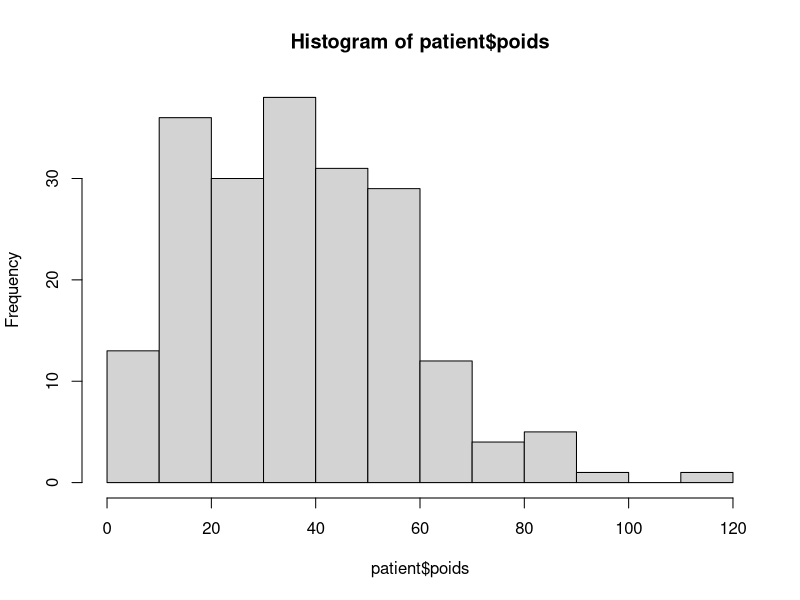
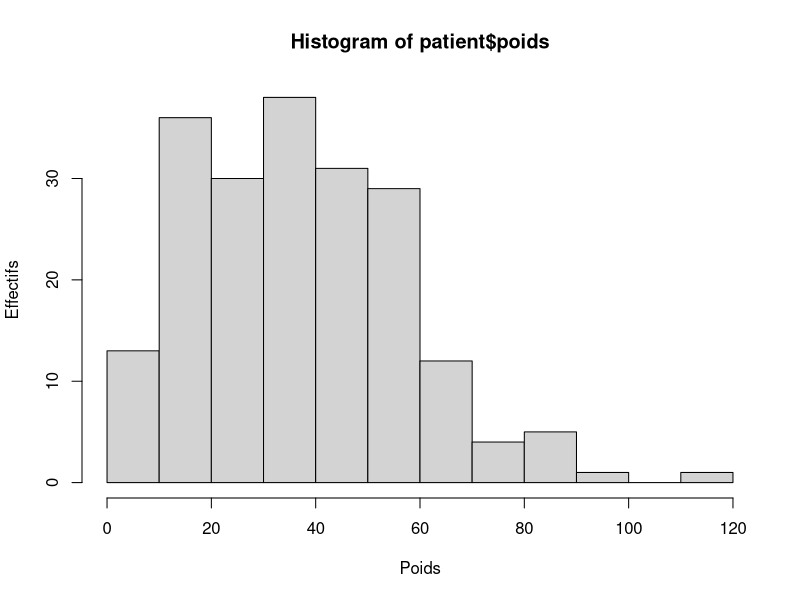
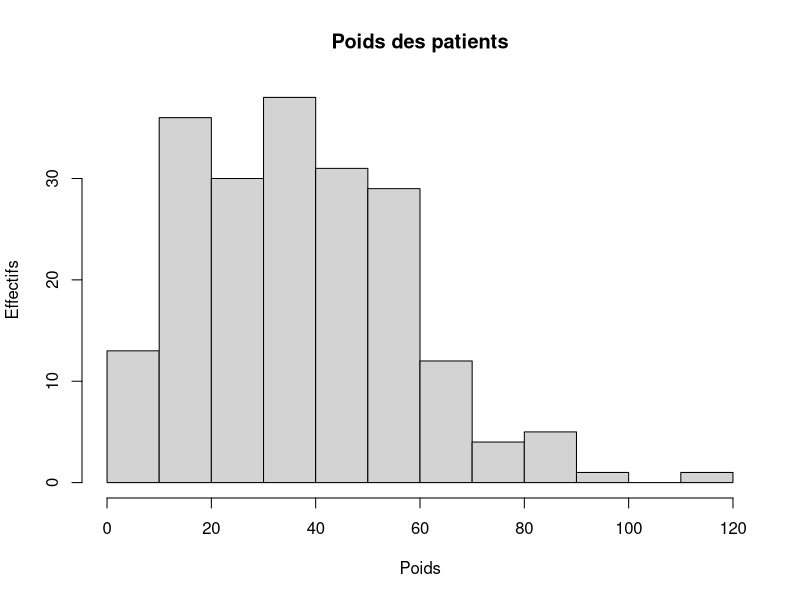
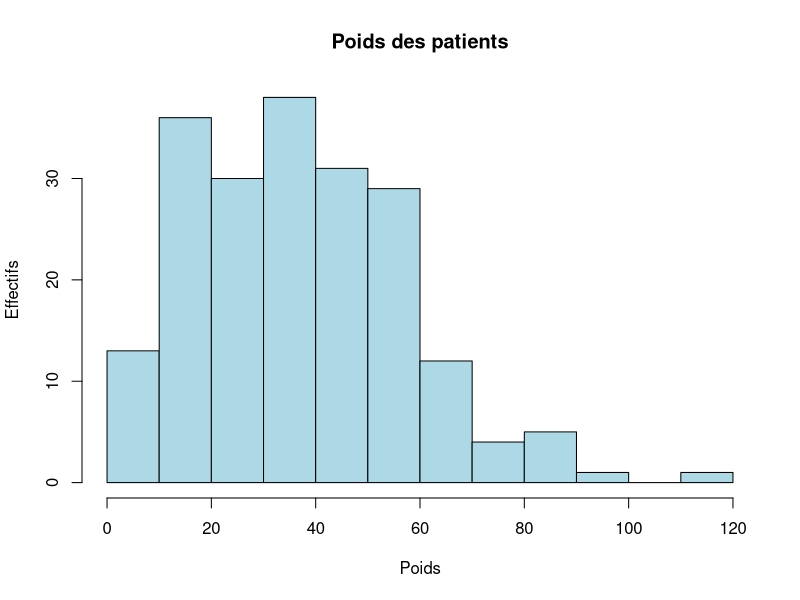
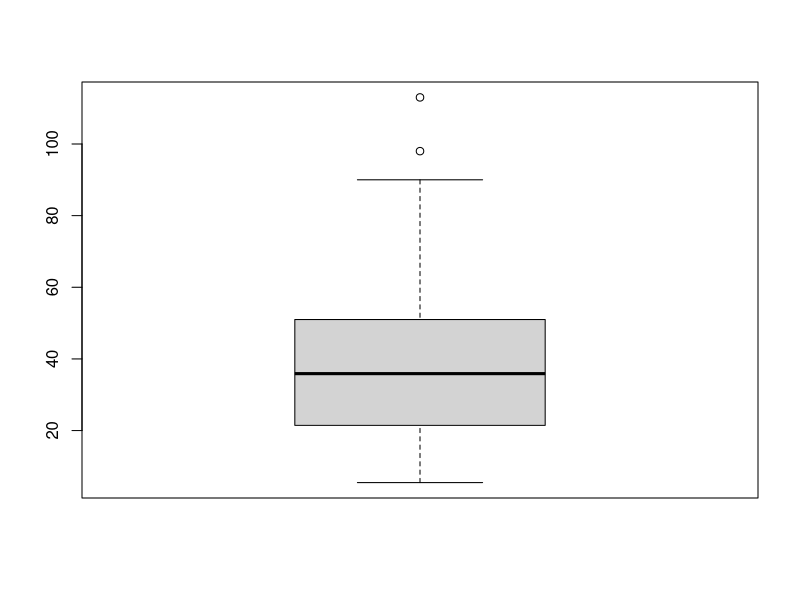
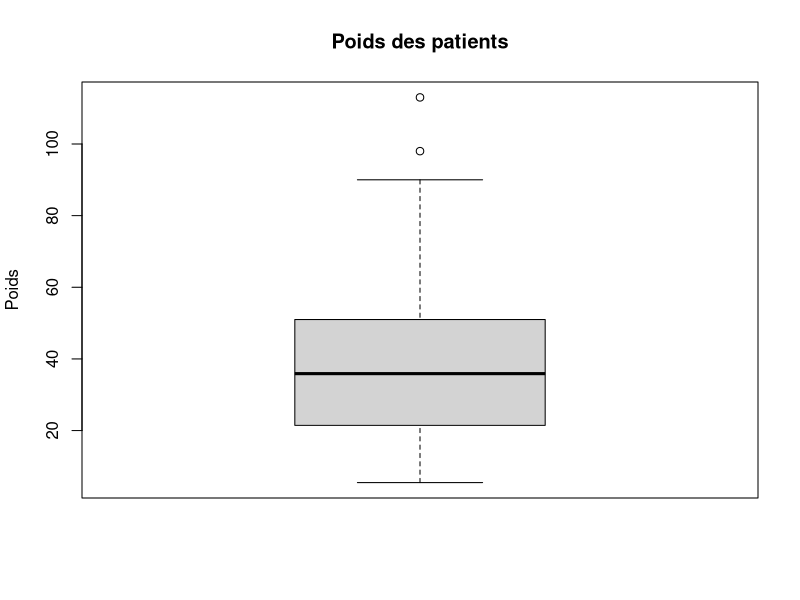
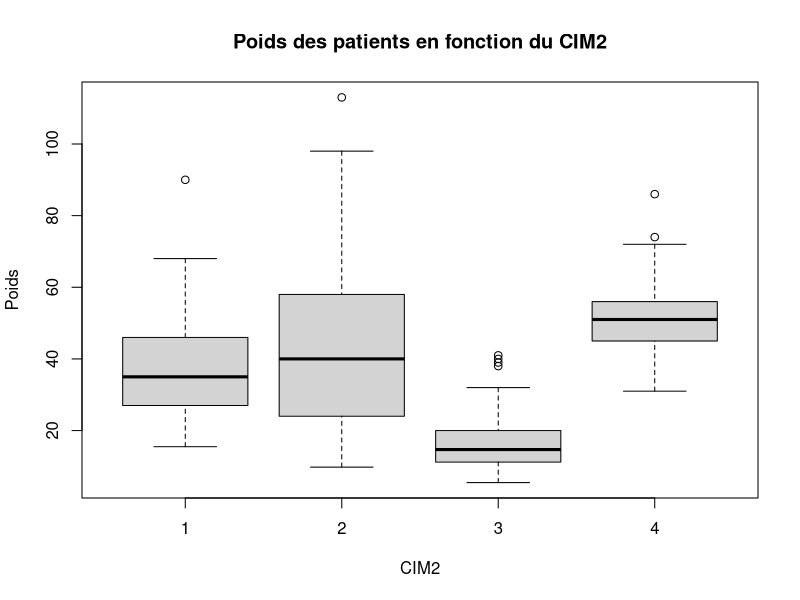
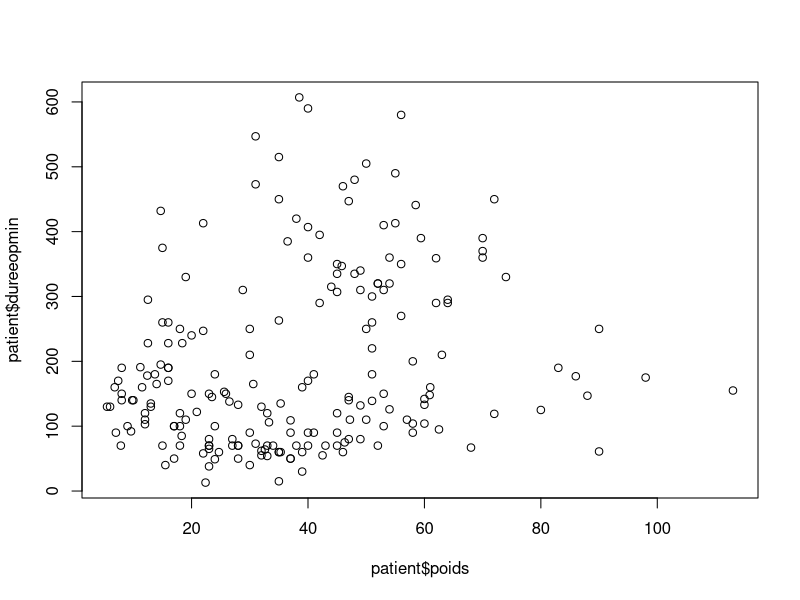

The R script that drew these images, in order:
## ---- chunk 1
knitr::opts_chunk$set(echo = TRUE)
library(ggrepel)
require(tidyverse)
patient <- read_csv("data/patient.csv")
## ---- chunk 2
hist(patient$poids)
## ---- chunk 3
hist(patient$poids,xlab="Poids",ylab="Effectifs")
## ---- chunk 4
hist(patient$poids,xlab="Poids",ylab="Effectifs",main="Poids des patients")
## ---- chunk 5
hist(patient$poids,xlab="Poids",ylab="Effectifs",main="Poids des patients",col="lightblue")
## ---- chunk 6
boxplot(patient$poids)
## ---- chunk 7
boxplot(patient$poids,ylab="Poids",main="Poids des patients")

## ---- chunk 8
boxplot(poids ~ CIM2, data = patient,ylab="Poids",main="Poids des patients en fonction du CIM2") 
## ---- chunk 9
plot(patient$poids,patient$dureeopmin)
## ---- chunk 10
plot(patient$poids,patient$dureeopmin,xlab="Poids",ylab="Durée opération en minutes")
## ---- chunk 11
plot(dureeopmin ~ poids,data=patient,xlab="Poids",ylab="Durée opération en minutes")
## ---- chunk 12
coefficients <- lm(dureeopmin ~ poids,data=patient)
plot(patient$poids,patient$dureeopmin,xlab="Poids",ylab="Durée opération en minutes")
abline(coefficients)
## ---- chunk 13
coefficients <- lm(dureeopmin~poids,data=patient)
plot(patient$poids,patient$dureeopmin,xlab="Poids",ylab="Durée opération en minutes",
     xlim=c(0,150),ylim=c(0,600),type="n")
abline(coefficients)
text(patient$poids,patient$dureeopmin,patient$UID)
## ---- chunk 14
png("figure-1.png")
coefficients <- lm(dureeopmin~poids,data=patient)
plot(patient$poids,patient$dureeopmin,xlab="Poids",ylab="Durée opération en minutes",
     xlim=c(0,150),ylim=c(0,600))
abline(coefficients)
dev.off()
## ---- chunk 15
tableau <- table(patient$sexe)
barplot(tableau, main = "sexe", ylab = "Effectifs")
## ---- chunk 16
tableau <- table(patient$CIM2,patient$sexe)
barplot(tableau, main = "CIM2", ylab = "Effectifs")
## ---- chunk 17
library(ggplot2)
## ---- chunk 18
ggplot(patient)
## ---- chunk 19
ggplot(patient,aes(poids))
## ---- chunk 20
ggplot(patient,aes(poids))+geom_histogram()
## ---- chunk 21
ggplot(patient,aes(poids))+geom_histogram()+
  scale_x_continuous(limits = c(0,150)) +
  scale_y_continuous(limits = c(0,20))
## ---- chunk 22
ggplot(patient,aes(poids))+geom_histogram(bins=10)+
  scale_x_continuous(limits = c(0,150))
## ---- chunk 23
ggplot(patient,aes(poids))+geom_histogram()+
  scale_x_continuous(limits = c(0,150)) + 
  ggtitle("Poids des patients") + 
  xlab("Poids") + 
  ylab("Effectifs")
## ---- chunk 24
ggplot(patient,aes(poids))+geom_histogram(fill ="lightblue", colour = "black")+
  scale_x_continuous(limits = c(0,150)) + 
  ggtitle("Poids des patients") + 
  xlab("Poids") + 
  ylab("Effectifs")
## ---- chunk 25
ggplot(patient,aes(poids,fill=sexe))+geom_histogram(color="black")+
  scale_x_continuous(limits = c(0,150)) + 
  ggtitle("Poids des patients") + 
  xlab("Poids") + 
  ylab("Effectifs")
## ---- chunk 26
ggplot(patient,aes(poids,fill=sexe))+geom_histogram(color="black")+
  scale_x_continuous(limits = c(0,150)) + 
  ggtitle("Poids des patients") + 
  xlab("Poids") + 
  ylab("Effectifs") +
  facet_grid(sexe ~ .)
## ---- chunk 27
ggplot(patient,aes(poids))+geom_histogram(color="black")+
  scale_x_continuous(limits = c(0,150)) + 
  ggtitle("Poids des patients") + 
  xlab("Poids") + 
  ylab("Effectifs") +
  facet_grid(sexe ~ Hopital)
## ---- chunk 28
ggplot(patient,aes(poids))+geom_histogram(aes(y = ..density..),color="black")+
  scale_x_continuous(limits = c(0,150)) + 
  ggtitle("Poids des patients") + 
  xlab("Poids") + 
  ylab("Densité") +
  facet_grid(sexe ~ Hopital)

## ---- chunk 29
ggplot(patient,aes(x=poids,fill=sexe))+geom_boxplot()+
  ggtitle("Poids des patients") + 
  xlab("Poids") + 
  ylab("Densité") +
  facet_grid(Hopital ~ .)
## ---- chunk 30
ggplot(patient,aes(x=sexe,y=poids))+geom_boxplot()+
  ggtitle("Poids des patients") + 
  xlab("Poids") + 
  ylab("Densité") +
  facet_grid(Hopital ~ .)
## ---- chunk 31
ggplot(patient,aes(poids))+geom_boxplot()+
  ggtitle("Poids des patients") + 
  xlab("Poids") + 
  ylab("Densité") +
  facet_grid(sexe ~ Hopital)
## ---- chunk 32
ggplot(patient,aes(x=poids,y=dureeopmin))+geom_point(aes(col=sexe))+
  ggtitle("Caractéristiques des patients") + 
  xlab("Poids") + 
  ylab("Durée de l'opération en minutes") 
## ---- chunk 33
ggplot(patient,aes(x=poids,y=dureeopmin))+geom_point(aes(col=sexe))+
  ggtitle("Caractéristiques des patients") + 
  xlab("Poids") + 
  ylab("Durée de l'opération en minutes") +
  facet_grid(CIM2 ~ Hopital)
## ---- chunk 34
patient$Gravité <- LETTERS[5 - patient$CIM2]
ggplot(patient,aes(x=poids,y=dureeopmin))+geom_point(aes(col=sexe))+
  ggtitle("Caractéristiques des patients") + 
  xlab("Poids") + 
  ylab("Durée de l'opération en minutes") +
  facet_grid(Gravité ~ Hopital)
## ---- chunk 35
ggplot(patient,aes(x=poids,y=dureeopmin))+geom_point(aes(col=sexe))+
  geom_smooth(method="lm") +
  ggtitle("Caractéristiques des patients") + 
  xlab("Poids") + 
  ylab("Durée de l'opération en minutes") +
  facet_grid(CIM2 ~ Hopital)
## ---- chunk 36
ggplot(patient,aes(x=poids,y=dureeopmin))+geom_point(aes(col=sexe))+
  geom_smooth() +
  ggtitle("Caractéristiques des patients") + 
  xlab("Poids") + 
  ylab("Durée de l'opération en minutes") +
  facet_grid(CIM2 ~ Hopital)
## ---- chunk 37
ggplot(patient,aes(x=vitaux,y=totalechelle))+geom_point(aes(col=sexe))+
  geom_smooth(se=FALSE) +
  ggtitle("Caractéristiques des patients") + 
  xlab("Poids") + 
  ylab("Durée de l'opération en minutes") +
  facet_grid(CIM2 ~ Hopital)
## ---- chunk 38
ggplot(patient,aes(x=dureeopmin,y=totalechelle))+geom_point(aes(col=sexe))+
  geom_smooth(method="lm",se=FALSE) +
  ggtitle("Total des échelles de douleur et durée opération") + 
  xlab("Durée de l'opération en minutes") + 
  ylab("Total des échelles de douleur") +
  facet_grid(CIM2 ~ Hopital)
## ---- chunk 39
ggplot(patient,aes(x=dureeopmin,y=totalechelle,label=UID))+geom_point(aes(col=sexe))+
  geom_smooth(method="lm",se=FALSE) +
  geom_text_repel() +
  ggtitle("Total des échelles de douleur et durée opération") + 
  xlab("Durée de l'opération en minutes") + 
  ylab("Total des échelles de douleur") 
## ---- chunk 40
ggplot(patient,aes(sexe))+geom_bar()
## ---- chunk 41
ggplot(patient,aes(sexe))+geom_bar()+
  facet_grid(.~Hopital)
## ---- chunk 42
require(reshape2)
tableau <- table(patient$sexe,patient$CIM2)
long <- melt(tableau,varnames = c("sexe","CIM2"),value.name = "effectif")
long
## ---- chunk 43
require(reshape2)
tableau <- table(patient$sexe,patient$CIM2)
tableau
## ---- chunk 44
long <- melt(tableau,varnames = c("sexe","CIM2"),value.name = "value")
## ---- chunk 45
ggplot(long,aes(x=sexe,y=value,fill=CIM2))+geom_bar(position = "stack",stat="identity")
## ---- chunk 46
ggplot(long,aes(x=sexe,y=value,fill=factor(CIM2)))+geom_bar(position = "dodge",stat="identity")
## ---- chunk 47
tableau <- table(patient$Hopital,patient$sexe,patient$CIM2)
long <- melt(tableau,varnames = c("Hopital","sexe","CIM2"),value.name = "effectif")
ggplot(long,aes(x=CIM2,y=effectif,fill=sexe))+
  geom_bar(position = "dodge",stat="identity")+
  facet_grid(Hopital ~ . )
## ---- chunk 48
ggplot(long,aes(x=CIM2,y=effectif,fill=sexe))+geom_bar(position = "dodge",stat="identity")+theme_minimal()
ggsave("mon-graphique.png")

## ---- chunk 49
tableau <- table(patient$Hopital,patient$sexe,patient$CIM2)
long <- melt(tableau,varnames = c("Hopital","sexe","CIM2"),value.name = "effectif")
ggplot(long,aes(x=CIM2,y=effectif,fill=sexe))+
  geom_bar(position = "dodge",stat="identity")+
  facet_grid(Hopital ~ . ) + theme_minimal()
## ---- chunk 50
tableau <- dcast(patient, UID + sexe ~ Hopital, value.var = "nbechelle")
tableau$poids <- ifelse(!is.na(tableau$A),tableau$A,tableau$B)

ggplot(tableau, aes(x=nbechelle) ) +
  geom_density( aes(x = A, y = ..density..), fill="#69b3a2" ) +
  geom_label(aes(x=90, y=0.01, label="Hopital A"), color="#69b3a2") +
  geom_density( aes(x = B, y = -..density..), fill= "#404080") +
  geom_label(aes(x=90,y=-0.01, label="Hopital B"), color="#404080")

